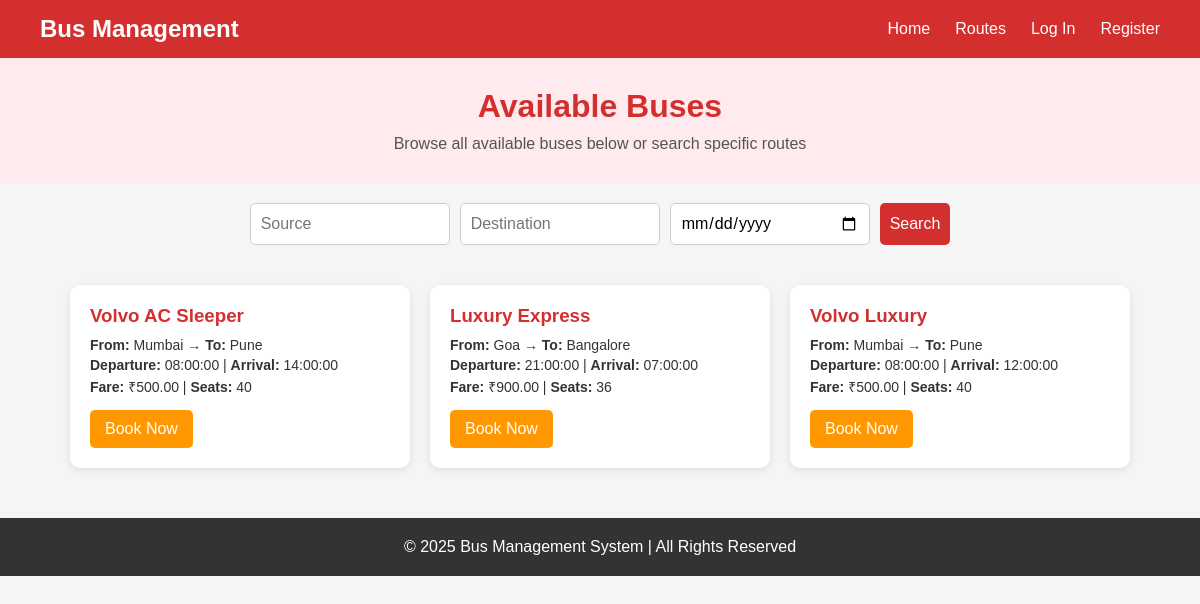
The app's page /usersite/routes.php with its own data.
### tables this page shows
CREATE TABLE `buses` (
  `id` int(11) NOT NULL,
  `bus_name` varchar(100) NOT NULL,
  `source` varchar(100) NOT NULL,
  `destination` varchar(100) NOT NULL,
  `departure_time` time NOT NULL,
  `arrival_time` time NOT NULL,
  `price` decimal(10,2) NOT NULL,
  `total_seats` int(11) NOT NULL
);

### usersite/routes.php (the view, shortened to what this page needs)
<?php
include 'config.php';
$fromQuery = isset($_GET['from']) ? trim($_GET['from']) : '';
$toQuery = isset($_GET['to']) ? trim($_GET['to']) : '';
$dateQuery = isset($_GET['date']) ? trim($_GET['date']) : '';
$sql = "SELECT * FROM buses WHERE 1";
$stmt = $conn->prepare($sql);
$stmt->execute();
$result = $stmt->get_result();
?>
<!DOCTYPE html>
<html lang="en">
<head>
</head>
<body>
<nav>
    <div class="logo">Bus Management</div>
    <ul>
        <?php if(isset($_SESSION['user_id'])): ?>
            <li><a href="user_dashboard.php">Dashboard</a></li>
            <li><a href="about.php">About</a></li>
            <li><a href="contact.php">Contact</a></li>
            <li><a href="rateus.php">Rate Us</a></li>
            <li>Welcome, <?php echo htmlspecialchars($_SESSION['user_name']); ?>!</li>
            <li><a href="logout.php">Logout</a></li>
        <?php else: ?>
            <li><a href="index.php">Home</a></li>
            <li><a href="routes.php">Routes</a></li>
            <li><a href="login.php">Log In</a></li>
            <li><a href="register.php">Register</a></li>
        <?php endif; ?>
    </ul>
</nav>
<div class="header">
    <h1>Available Buses</h1>
    <?php if($fromQuery && $toQuery): ?>
        <p>Results for <b><?php echo htmlspecialchars($fromQuery); ?></b> to <b><?php echo htmlspecialchars($toQuery); ?></b>
        <?php echo $dateQuery ? "on <b>".htmlspecialchars($dateQuery)."</b>" : ""; ?></p>
    <?php else: ?>
        <p>Browse all available buses below or search specific routes</p>
    <?php endif; ?>
</div>
<div class="search-bar">
    <input type="text" id="source" placeholder="Source" value="<?php echo htmlspecialchars($fromQuery); ?>">
    <input type="text" id="destination" placeholder="Destination" value="<?php echo htmlspecialchars($toQuery); ?>">
    <input type="date" id="date" value="<?php echo htmlspecialchars($dateQuery); ?>">
    <button onclick="searchBus()">Search</button>
</div>
<div class="routes-container">
    <?php if ($result->num_rows > 0): ?>
        <?php while ($row = $result->fetch_assoc()): ?>
            <div class="card">
                <h3><?php echo htmlspecialchars($row['bus_name']); ?></h3>
                <p><b>From:</b> <?php echo htmlspecialchars($row['source']); ?> → <b>To:</b> <?php echo htmlspecialchars($row['destination']); ?></p>
                <p><b>Departure:</b> <?php echo htmlspecialchars($row['departure_time']); ?> | <b>Arrival:</b> <?php echo htmlspecialchars($row['arrival_time']); ?></p>
                <p><b>Fare:</b> ₹<?php echo htmlspecialchars($row['price']); ?> | <b>Seats:</b> <?php echo htmlspecialchars($row['total_seats']); ?></p>
                <a class="book-btn" href="book_ticket.php?bus_id=<?php echo $row['id']; ?>&source=<?php echo urlencode($row['source']); ?>&destination=<?php echo urlencode($row['destination']); ?>&fare=<?php echo $row['price']; ?>&date=<?php echo urlencode($dateQuery); ?>">Book Now</a>
            </div>
        <?php endwhile; ?>
    <?php else: ?>
        <p style="text-align:center;">No buses found for this route.</p>
    <?php endif; ?>
</div>
<footer>
    <p>&copy; 2025 Bus Management System | All Rights Reserved</p>
</footer>
</body>
</html>

### usersite/routes.php (style rules this page uses)
* { margin:0;padding:0;box-sizing:border-box;font-family:Arial,sans-serif; }
body { background:#f5f5f5;color:#333;overflow-x:hidden; }
nav { background:#d32f2f;color:#fff;padding:15px 40px; display:flex;justify-content:space-between;align-items:center; position:sticky;top:0;z-index:1000; transform:translateY(-100%); animation: navSlide 0.7s ease forwards; }
nav .logo { font-size:24px;font-weight:bold; }
nav ul { list-style:none;display:flex;gap:25px; }
nav ul li a { text-decoration:none;color:#fff;font-weight:500;transition:.3s; position:relative; }
nav ul li a::after { content:"";position:absolute;width:0;height:2px;background:#ffccbc; left:0;bottom:-4px;transition:width .3s; }
.header { text-align:center;padding:30px 20px;background:#ffebee; animation: fadeScale 1s ease forwards; }
.header h1 { color:#d32f2f;margin-bottom:10px; }
.header p { color:#555; }
.search-bar { display:flex;justify-content:center;gap:10px;padding:20px;flex-wrap:wrap; animation: fadeInUp 1s ease forwards; }
.search-bar input,.search-bar button { padding:10px;border:1px solid #ccc;border-radius:5px;font-size:16px; transition:.3s; }
.search-bar input { width:200px; }
.search-bar button { background:#d32f2f;color:white;border:none;cursor:pointer; }
.routes-container { display:grid;grid-template-columns:repeat(auto-fit,minmax(300px,1fr)); gap:20px;padding:20px;max-width:1100px;margin:auto; }
.card { background:white;padding:20px;border-radius:10px; box-shadow:0 2px 8px rgba(0,0,0,.1); transition:transform .3s ease, box-shadow .3s ease; opacity:0;transform:translateY(30px); animation: cardFade 0.6s ease forwards; }
.card:nth-child(1) { animation-delay:0.1s; }
.card:nth-child(2) { animation-delay:0.2s; }
.card:nth-child(3) { animation-delay:0.3s; }
.card h3 { color:#d32f2f;margin-bottom:10px; }
.card p { font-size:14px;margin:4px 0; }
.book-btn { display:inline-block;margin-top:10px;padding:10px 15px; background:#ff9800;color:#fff;text-decoration:none;border-radius:5px; transition:background .3s, transform .2s; }
footer { text-align:center;padding:20px;background:#333;color:white;margin-top:30px; opacity:0;animation: footerFade 1s ease forwards; }

### records on screen
buses: bus_name "Volvo AC Sleeper", source "Mumbai", destination "Pune", departure_time "08:00:00", arrival_time "14:00:00", price "500.00", total_seats "40"
buses: bus_name "Luxury Express", source "Goa", destination "Bangalore", departure_time "21:00:00", arrival_time "07:00:00", price "900.00", total_seats "36"
buses: bus_name "Volvo Luxury", source "Mumbai", destination "Pune", departure_time "08:00:00", arrival_time "12:00:00", price "500.00", total_seats "40"
